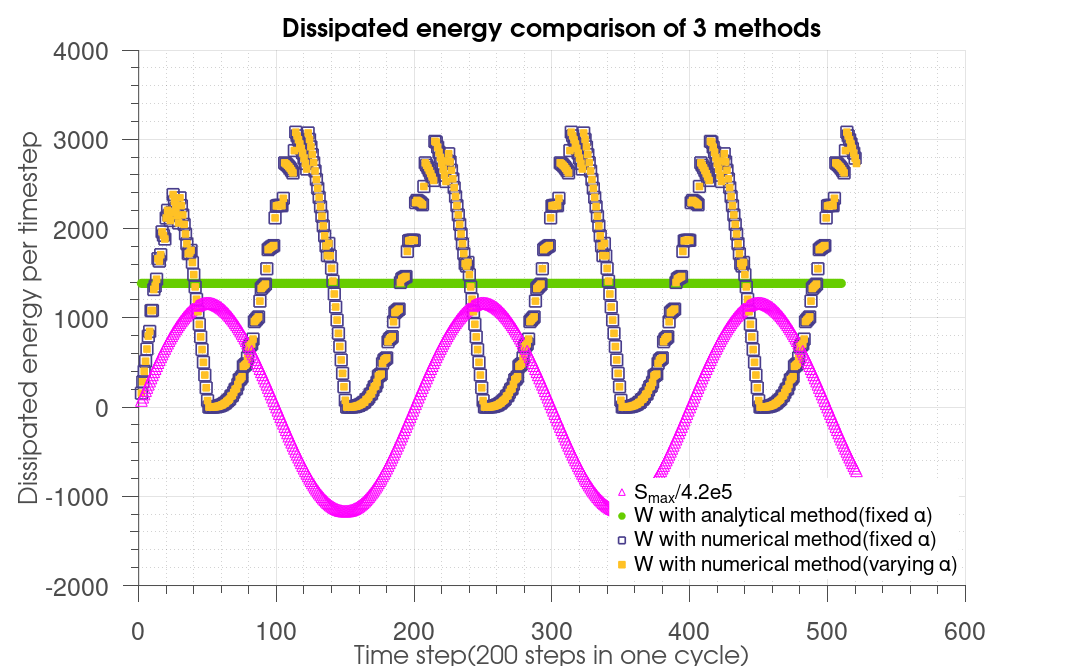

MATLAB code for this plot: (Note: this script raises an error after producing the figure.)

% Program to get the Gauss-Legendre Quadrature results (Vectorized)
clear;clc;close all;

dbstop if error
format long e

load('gaussian.mat');

E=191e9;               %Young's modulus
nu=0.38;                 %poisson's ratio
k=1e9;                  %hardening parameter
b=1.1;                      %weakening scales distribution exponent (between 1 and 2)
y=1080e6;            %macroscopic yield stress
sigu=1200e6;             %ultimite stress
ff=690e6;              %bending fatigue limit
tt=428e6;                  %torsion fatigue limit

load=6e8;            %cyclic load
loadtensor= [load 0 0;0 0 0;0 0 0];
stepnumber=200;        %devide one cycle in 200 parts
f=50;                            %frequency of load
steptime=1/f/stepnumber;
delta=(b+1)/(b-1);
a=0.5;
alp0=0.78165;
W0=1.5e5;             %dissipated energy to failure per unit volume
n0=3;                   %number of initial local defects
lam=0.3;               %hydrostatic pressure sensitivity
hydro=1/3*sum(diag(loadtensor));
yield=y-lam*hydro;                   %our mean stress

%---------------------2 Cyclic load calculation-----------------------------
% alp0=mean(alp)
Dcyc(1)=1e-16;
n=1;
Wcyc=4*(E-k)*(1+nu)*(b-1)/(E*(E+k*nu)*b*(b+1))*norm(loadtensor-hydro*eye(3),'fro').^(b+1)*yield.^(1-b) ;
while Dcyc(n)< 1
 Dcyc(n+1) = Dcyc(n)+ Dcyc(n)^alp0*Wcyc/stepnumber/W0;
 hold on;
W_cyc=plot (n+1,Wcyc/stepnumber,'LineStyle', 'none','LineWidth', 1, 'Marker', 'o', 'MarkerSize',10, ...
    'MarkerEdgeColor',  [	102 205 0]/255, 'MarkerFaceColor' ,[	102 205 0]/255);
 n=n+1;
end
n
%---------------------3 Numerical method with fixed alp-----------------------------
D= ones(1,1e6)*1e-16; %Pre-allocate memory for vectors
n=1;       %initial recording point
%---------------------to get the the first Sb-----------------------------
stress11=load*sind(n*360/stepnumber);
hydro=1/3*sum(stress11+0+0);

dev1=[stress11 0 0;0 0 0;0 0 0]-hydro*eye(3);
dev11=dev1(1,1); dev12=dev1(1,3); dev13=dev1(1,3);
dev21=dev1(2,1); dev22=dev1(2,2); dev23=dev1(2,3);
dev31=dev1(3,1); dev32=dev1(3,2); dev33=dev1(3,3);
Smax=norm(dev1,'fro');

trial11=dev11; trial12=dev12; trial13=dev13;
trial21=dev21; trial22=dev22; trial23=dev23;
trial31=dev31; trial32=dev32; trial33=dev33;
normtrial(1)=norm([trial11, trial12, trial13; trial21, trial22, trial23;trial31, trial32, trial33],'fro');

s= (x/2+1/2).^(1/(1-b)); %1*25
yield=y-lam*hydro;  
eta=bsxfun(@minus,bsxfun(@times,normtrial(1)/yield,s),1); %compare normtrial with yield/s 
eta(eta<0)=0; %only keep normtrials which are larger than yield/s 

Sb11=bsxfun(@rdivide,trial11,bsxfun(@plus,eta,1));Sb12=bsxfun(@rdivide,trial12,bsxfun(@plus,eta,1));Sb13=bsxfun(@rdivide,trial13,bsxfun(@plus,eta,1));
Sb21=bsxfun(@rdivide,trial21,bsxfun(@plus,eta,1));Sb22=bsxfun(@rdivide,trial22,bsxfun(@plus,eta,1));Sb23=bsxfun(@rdivide,trial23,bsxfun(@plus,eta,1));
Sb31=bsxfun(@rdivide,trial31,bsxfun(@plus,eta,1));Sb32=bsxfun(@rdivide,trial32,bsxfun(@plus,eta,1));Sb33=bsxfun(@rdivide,trial33,bsxfun(@plus,eta,1));
%1*25 for each Sb element
Sbtensor=[Sb11; Sb12; Sb13; Sb21; Sb22; Sb23;Sb31; Sb32; Sb33];
normSb=sqrt(sum(Sbtensor.^2)); %sum(a) sums all the colume

% existsOnGPU(normSb)
Ws=(bsxfun(@minus,normtrial,bsxfun(@rdivide, yield,s))<=0).*...
    (0)+...
    (bsxfun(@minus,normtrial,bsxfun(@rdivide, yield,s))>0).*...
    ((E-k)*(1+nu)*(2*E*(E+k*nu))^-1*bsxfun(@times,weight,bsxfun(@rdivide,bsxfun(@times,bsxfun(@minus,normtrial,bsxfun(@rdivide, yield,s)),yield),s)));

W= sum(Ws);
D(2)=D(1)+D(1)^alp0*W/W0;
%% 

tic;
while D(n)<1
    stress11=load*sind(n*360/stepnumber);
hydro=1/3*sum(stress11+0+0);
dev1=[stress11 0 0;0 0 0;0 0 0]-hydro*eye(3);
    dev11=dev1(1,1); dev12=dev1(1,2); dev13=dev1(1,3);
    dev21=dev1(2,1); dev22=dev1(2,2); dev23=dev1(2,3);
    dev31=dev1(3,1); dev32=dev1(3,2); dev33=dev1(3,3);
        
    stress11=load*sind((n+1)*360/stepnumber);
hydro=1/3*sum(stress11+0+0);
devn=[stress11 0 0;0 0 0;0 0 0]-hydro*eye(3);
    dev11g=devn(1,1); dev12g=devn(1,2); dev13g=devn(1,3);
    dev21g=devn(2,1); dev22g=devn(2,2); dev23g=devn(2,3);
    dev31g=devn(3,1); dev32g=devn(3,2); dev33g=devn(3,3);
    Smax=norm(devn,'fro');
    
    trial11=bsxfun(@plus,Sb11,(dev11g-dev11)); trial12=bsxfun(@plus,Sb12,(dev12g-dev12));trial13=bsxfun(@plus,Sb13,(dev13g-dev13));
    trial21=bsxfun(@plus,Sb21,(dev21g-dev21)); trial22=bsxfun(@plus,Sb22,(dev22g-dev22));trial23=bsxfun(@plus,Sb23,(dev23g-dev23));
    trial31=bsxfun(@plus,Sb31,(dev31g-dev31)); trial32=bsxfun(@plus,Sb32,(dev32g-dev32));trial33=bsxfun(@plus,Sb33,(dev33g-dev33));
    trialtensor=[trial11; trial12; trial13; trial21; trial22; trial23;trial31; trial32; trial33];
    normtrial=sqrt(sum(trialtensor.^2));
    yield=y-lam*hydro;  
    eta=bsxfun(@minus,bsxfun(@times,normtrial/yield,s),1); %1*25
    eta(eta<0)=0;
    
    Sb11=bsxfun(@rdivide,trial11,bsxfun(@plus,eta,1));Sb12=bsxfun(@rdivide,trial12,bsxfun(@plus,eta,1));Sb13=bsxfun(@rdivide,trial13,bsxfun(@plus,eta,1));
    Sb21=bsxfun(@rdivide,trial21,bsxfun(@plus,eta,1));Sb22=bsxfun(@rdivide,trial22,bsxfun(@plus,eta,1));Sb23=bsxfun(@rdivide,trial23,bsxfun(@plus,eta,1));
    Sb31=bsxfun(@rdivide,trial31,bsxfun(@plus,eta,1));Sb32=bsxfun(@rdivide,trial32,bsxfun(@plus,eta,1));Sb33=bsxfun(@rdivide,trial33,bsxfun(@plus,eta,1));
    %1*25 for each Sb element
    Sbtensor=[Sb11; Sb12; Sb13; Sb21; Sb22; Sb23;Sb31; Sb32; Sb33];
    normSb=sqrt(sum(Sbtensor.^2)); %sum(a) sums all the colume

    Ws=(bsxfun(@minus,normtrial,bsxfun(@rdivide, yield,s))<=0).*...
        (0)+...
        (bsxfun(@minus,normtrial,bsxfun(@rdivide, yield,s))>0).*...
        ((E-k)*(1+nu)*(2*E*(E+k*nu))^-1*bsxfun(@times,weight,bsxfun(@rdivide,bsxfun(@times,bsxfun(@minus,normtrial,bsxfun(@rdivide, yield,s)),yield),s)));
    
    W= sum(Ws);
    hold on;
W_fix_alp=plot ((n+1),W,'LineStyle', 'none','LineWidth', 2, 'Marker', 's', 'MarkerSize',14, ...
    'MarkerEdgeColor',  [72 61 139]/255, 'MarkerFaceColor' , 'none');

    D(n+1)=D(n)+D(n)^alp0*W/W0;
           
    n=n+1;
end
toc;
n
t=n/stepnumber*1/f;
disp(['Time to failure is ' num2str(t) ' s.']);
Nf=n*stepnumber^-1;
disp(['Cycles to failure is ' num2str(Nf) ' cycles.']);


%---------------------3 Numerical method with alp(Smin)-----------------------------
D2= ones(1,1e6)*1e-16; %Pre-allocate memory for vectors
n=1;       %initial recording point
%---------------------to get the the first Sb-----------------------------
stress11=load*sind(n*360/stepnumber);
hydro=1/3*sum(stress11+0+0);

dev1=[stress11 0 0;0 0 0;0 0 0]-hydro*eye(3);
dev11=dev1(1,1); dev12=dev1(1,3); dev13=dev1(1,3);
dev21=dev1(2,1); dev22=dev1(2,2); dev23=dev1(2,3);
dev31=dev1(3,1); dev32=dev1(3,2); dev33=dev1(3,3);
Smax=norm(dev1,'fro');

trial11=dev11; trial12=dev12; trial13=dev13;
trial21=dev21; trial22=dev22; trial23=dev23;
trial31=dev31; trial32=dev32; trial33=dev33;
normtrial(1)=norm([trial11, trial12, trial13; trial21, trial22, trial23;trial31, trial32, trial33],'fro');

s= (x/2+1/2).^(1/(1-b)); %1*25
yield=y-lam*hydro;  
eta=bsxfun(@minus,bsxfun(@times,normtrial(1)/yield,s),1); %compare normtrial with yield/s 
eta(eta<0)=0; %only keep normtrials which are larger than yield/s 

Sb11=bsxfun(@rdivide,trial11,bsxfun(@plus,eta,1));Sb12=bsxfun(@rdivide,trial12,bsxfun(@plus,eta,1));Sb13=bsxfun(@rdivide,trial13,bsxfun(@plus,eta,1));
Sb21=bsxfun(@rdivide,trial21,bsxfun(@plus,eta,1));Sb22=bsxfun(@rdivide,trial22,bsxfun(@plus,eta,1));Sb23=bsxfun(@rdivide,trial23,bsxfun(@plus,eta,1));
Sb31=bsxfun(@rdivide,trial31,bsxfun(@plus,eta,1));Sb32=bsxfun(@rdivide,trial32,bsxfun(@plus,eta,1));Sb33=bsxfun(@rdivide,trial33,bsxfun(@plus,eta,1));
%1*25 for each Sb element
Sbtensor=[Sb11; Sb12; Sb13; Sb21; Sb22; Sb23;Sb31; Sb32; Sb33];
normSb=sqrt(sum(Sbtensor.^2)); %sum(a) sums all the colume

% existsOnGPU(normSb)
Ws=(bsxfun(@minus,normtrial,bsxfun(@rdivide, yield,s))<=0).*...
    (0)+...
    (bsxfun(@minus,normtrial,bsxfun(@rdivide, yield,s))>0).*...
    ((E-k)*(1+nu)*(2*E*(E+k*nu))^-1*bsxfun(@times,weight,bsxfun(@rdivide,bsxfun(@times,bsxfun(@minus,normtrial,bsxfun(@rdivide, yield,s)),yield),s)));

W= sum(Ws);
sequence=((Smax*yield^-1)*(1-Smax*yield^-1)^-1)^b;
sequence(sequence<0)=0;
alp(1)=1-a*sequence;
D2(2)=D2(1)+D2(1)^alp(1)*W/W0;
%% 

tic;
while D2(n)<1
    stress11=load*sind(n*360/stepnumber);
hydro=1/3*sum(stress11+0+0);
dev1=[stress11 0 0;0 0 0;0 0 0]-hydro*eye(3);
    dev11=dev1(1,1); dev12=dev1(1,2); dev13=dev1(1,3);
    dev21=dev1(2,1); dev22=dev1(2,2); dev23=dev1(2,3);
    dev31=dev1(3,1); dev32=dev1(3,2); dev33=dev1(3,3);
        
    stress11=load*sind((n+1)*360/stepnumber);
hydro=1/3*sum(stress11+0+0);
devn=[stress11 0 0;0 0 0;0 0 0]-hydro*eye(3);
    dev11g=devn(1,1); dev12g=devn(1,2); dev13g=devn(1,3);
    dev21g=devn(2,1); dev22g=devn(2,2); dev23g=devn(2,3);
    dev31g=devn(3,1); dev32g=devn(3,2); dev33g=devn(3,3);
    Smax=norm(devn,'fro');
    
    trial11=bsxfun(@plus,Sb11,(dev11g-dev11)); trial12=bsxfun(@plus,Sb12,(dev12g-dev12));trial13=bsxfun(@plus,Sb13,(dev13g-dev13));
    trial21=bsxfun(@plus,Sb21,(dev21g-dev21)); trial22=bsxfun(@plus,Sb22,(dev22g-dev22));trial23=bsxfun(@plus,Sb23,(dev23g-dev23));
    trial31=bsxfun(@plus,Sb31,(dev31g-dev31)); trial32=bsxfun(@plus,Sb32,(dev32g-dev32));trial33=bsxfun(@plus,Sb33,(dev33g-dev33));
    trialtensor=[trial11; trial12; trial13; trial21; trial22; trial23;trial31; trial32; trial33];
    normtrial=sqrt(sum(trialtensor.^2));
    yield=y-lam*hydro;  
    eta=bsxfun(@minus,bsxfun(@times,normtrial/yield,s),1); %1*25
    eta(eta<0)=0;
    
    Sb11=bsxfun(@rdivide,trial11,bsxfun(@plus,eta,1));Sb12=bsxfun(@rdivide,trial12,bsxfun(@plus,eta,1));Sb13=bsxfun(@rdivide,trial13,bsxfun(@plus,eta,1));
    Sb21=bsxfun(@rdivide,trial21,bsxfun(@plus,eta,1));Sb22=bsxfun(@rdivide,trial22,bsxfun(@plus,eta,1));Sb23=bsxfun(@rdivide,trial23,bsxfun(@plus,eta,1));
    Sb31=bsxfun(@rdivide,trial31,bsxfun(@plus,eta,1));Sb32=bsxfun(@rdivide,trial32,bsxfun(@plus,eta,1));Sb33=bsxfun(@rdivide,trial33,bsxfun(@plus,eta,1));
    %1*25 for each Sb element
    Sbtensor=[Sb11; Sb12; Sb13; Sb21; Sb22; Sb23;Sb31; Sb32; Sb33];
    normSb=sqrt(sum(Sbtensor.^2)); %sum(a) sums all the colume

    Ws=(bsxfun(@minus,normtrial,bsxfun(@rdivide, yield,s))<=0).*...
        (0)+...
        (bsxfun(@minus,normtrial,bsxfun(@rdivide, yield,s))>0).*...
        ((E-k)*(1+nu)*(2*E*(E+k*nu))^-1*bsxfun(@times,weight,bsxfun(@rdivide,bsxfun(@times,bsxfun(@minus,normtrial,bsxfun(@rdivide, yield,s)),yield),s)));
    
    W= sum(Ws);
    
    hold on;
W_change_alp=plot ((n+1),W,'LineStyle', 'none','LineWidth', 1, 'Marker', 's', 'MarkerSize',8, ...
    'MarkerEdgeColor',  [255 193 37]/255, 'MarkerFaceColor' , [255 193 37]/255);
Smax1=plot ((n+1),sign(stress11)*Smax/4.2e5,'LineStyle', 'none','LineWidth', 1, 'Marker', '^', 'MarkerSize',14, ...
    'MarkerEdgeColor',  'm', 'MarkerFaceColor' , 'none');
sequence=((Smax*yield^-1)*(1-Smax*yield^-1)^-1)^b;
sequence(sequence<0)=0;
alp(n+1)=1-a*sequence;
    D2(n+1)=D2(n)+D2(n)^alp(n+1)*W/W0;
    n=n+1;
end
toc;
n
t=n/stepnumber*1/f;
disp(['Time to failure is ' num2str(t) ' s.']);
Nf=n*stepnumber^-1;
disp(['Cycles to failure is ' num2str(Nf) ' cycles.']);
disp(['Mean alpha to give fix alpha value is ' num2str(mean(alp)) ' .']);




% %---------------------in loop 2 scales plot settings-----------------------------
grid on;
grid minor;
set(gca ,'FontSize',30);
hXLabel = xlabel('Time step(200 steps in one cycle)' ,'Fontsize' ,30);
hYLabel = ylabel('Dissipated energy per timestep', 'Fontsize' ,30);
hTitle = title('Dissipated energy comparison of 3 methods' ,'Fontsize' ,30);
set(hTitle, 'FontSize', 30, 'FontWeight' , 'bold')
hLegend=legend([Smax1,W_cyc,W_fix_alp,W_change_alp],'S_{max}/4.2e5','W with analytical method(fixed \alpha)','W with numerical method(fixed \alpha)',...
    'W with numerical method(varying \alpha)','Location','southeast');
set(hLegend, 'FontSize', 25)
set(hLegend,'Box','on');
set(hLegend,'EdgeColor',[1 1 1]); %set the edge colour of the legend to white
% Adjust font
set(gca, 'FontName', 'Helvetica')
set([hTitle, hXLabel, hYLabel], 'FontName', 'AvantGarde')
% Adjust axes properties
set(gca, 'Box', 'off', 'TickDir', 'out', 'TickLength', [.02 .02], ...
    'XMinorTick', 'on', 'YMinorTick', 'on', 'YGrid', 'on', ...
    'XColor', [.3 .3 .3], 'YColor', [.3 .3 .3], ...
    'LineWidth', 1)
set(gcf,'color','w'); %set figure background transparent
set(gca,'color','w'); %set axis transparent
% Maximize print figure
set(gcf,'outerposition',get(0,'screensize'));
set(gcf, 'PaperPositionMode', 'manual');
set(gcf, 'PaperUnits', 'points'); %[ {inches} | centimeters | normalized | points ]
set(gcf, 'PaperPosition', [0 0 1280 800]); %set(gcf,'PaperPosition',[left,bottom,width,height])


% saveas(gcf,'F:\Git\Anew\figures\W_3methods.png');

% saveas(gcf,'F:\Git\Anew\figures\W_3methods_enlarge.png');

sp=actxserver('SAPI.SpVoice');
sp.Speak('I have finished');
%mail2me('job finished',['Elapsed time is ' num2str(toc) ' seconds. Real test time is ' testtime ' seconds. Number of points to failure is ' NF ' points.']);
